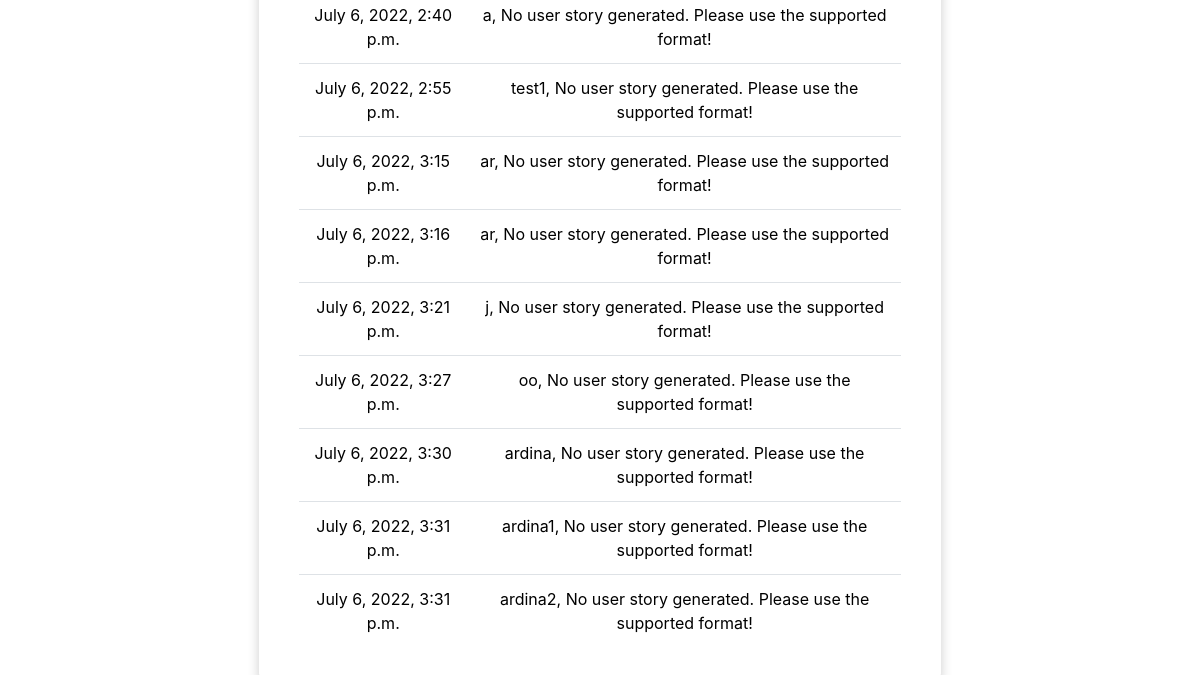
Page /history (lower part) on the earlier database version.
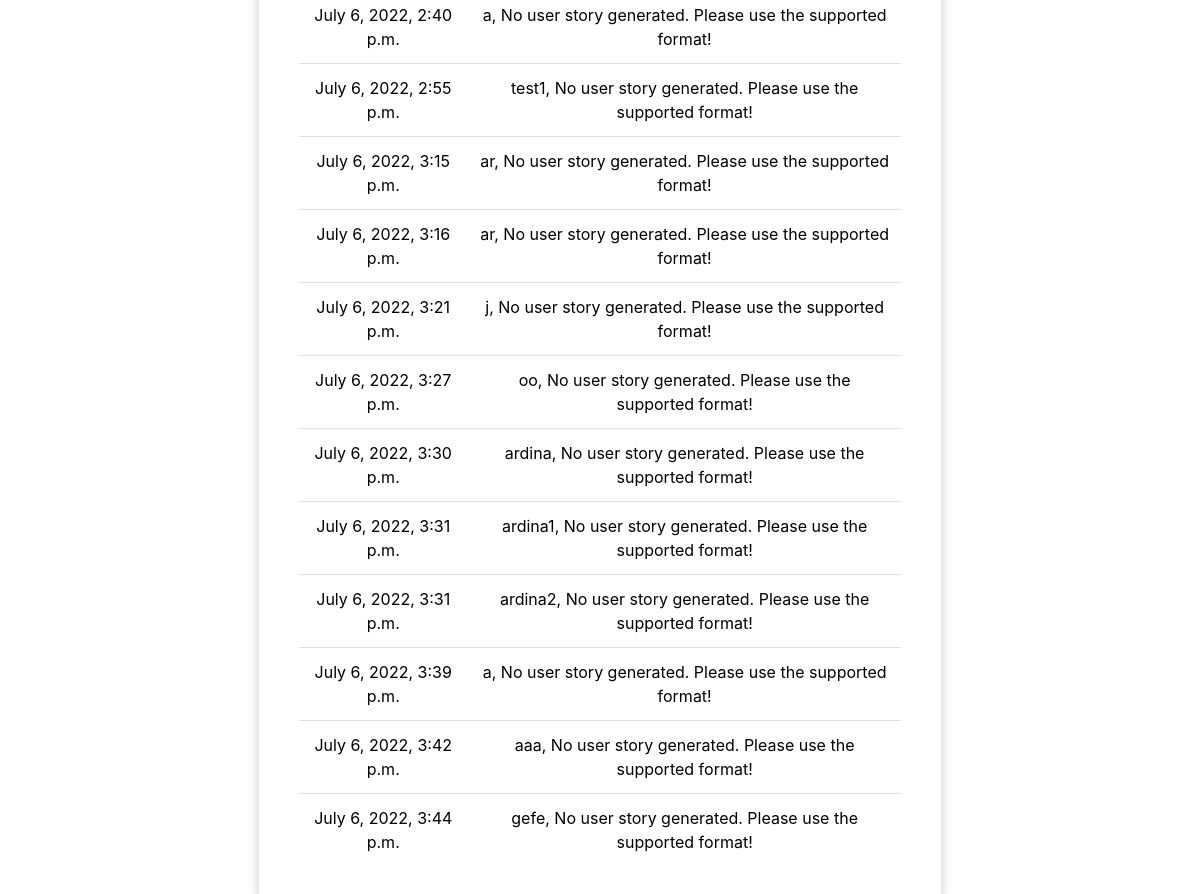
Same page on the later database version.
### account/models.py (models this page shows, shortened)
class UserPersona(models.Model) :
    nama = models.CharField(max_length=50)
    locations = models.CharField(max_length=255, null=True)
    bio = models.TextField(max_length=1000, null=True)
    frustrations = models.CharField(max_length=255, null=True)
    behaviours = models.CharField(max_length=255, null=True)
    as_a = models.CharField(max_length=50)
    needs = models.CharField(max_length=255)
    goals = models.CharField(max_length=255)
    date = models.DateTimeField(auto_now_add=True)

### account/views.py (the view)
# urls.py: path('history', views.history,name='history'),
def history(request) :
    raw_results = UserPersona.objects.all()
    results = []
    for result in raw_results:
        res_postag = postag(result.needs, result.goals)
        results.append({
            "date": result.date,
            "nama": result.nama,
            "postag": res_postag
        })
    konteks = {
        'results' : results,
    }
    return render(request, 'account/history.html', konteks)

### account/coba_pos_tagging.py (called while the page is built)
def Verb(teks):
    try:
        for token in teks:
            for token2 in teks:
                if "VERB" in token2:
                    indeks = token2.index("VERB")
                    hasil = [ps.stem(token[indeks])]
                    while(indeks+1<len(token2)):
                        b = token[indeks+1]
                        hasil.append(b)
                        indeks = indeks+1
                    return(" ".join([str(item) for item in hasil]))
    except ValueError:
        return("[ERROR DETECTED: Format not supported]")

def Noun(teks):
    try:
        for token in teks:
            for token2 in teks:
                if "NOUN" in token2:
                    indeks = token2.index("NOUN")
                    hasil = []
                    while(indeks<len(token2)):
                        b = token[indeks]
                        hasil.append(b)
                        indeks = indeks+1
                    return(" ".join([str(item) for item in hasil]))
    except ValueError:
        return("[ERROR DETECTED: Format not supported]")

### account/templates/account/history.html (shortened to what this page needs)
{% load static %}
<!DOCTYPE html>
<html lang="en">
<head>
    <link rel="stylesheet" href="https://cdn.jsdelivr.net/npm/bootstrap@4.0.0/dist/css/bootstrap.min.css">
    <link rel="stylesheet" href="{% static 'css/style.css' %}">
</head>
<body>
    <div class="container-fluid px-1 py-5 mx-auto">
        <div class="row d-flex justify-content-center">
            <div class="col-xl-7 col-lg-8 col-md-9 col-11 text-center">
                <div class="card">
                    <table class="table align-middle mb-0 bg-white">
                        <tbody>
                            {% for row in results %}
                            <tr>
                              <td>{{ row.date }}</td>
                              <td>{{ row.nama }}, {{ row.postag }}</td>
                            </tr>
                            {% endfor %}
                          </tbody>
                        </table>
                </div>
            </div>
        </div>
    </div>
</body>
</html>

Differences in the rows shown:
added UserPersona: date "July 6, 2022, 3:39 p.m."
added UserPersona: date "July 6, 2022, 3:42 p.m.", nama "aaa"
added UserPersona: date "July 6, 2022, 3:44 p.m.", nama "gefe"
Other differences:
new list line: "a , No user story generated. Please use the supported format!"
new list line: ", No user story generated. Please use the supported format!"
